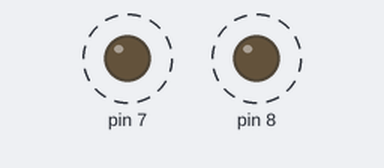
Recording of a sketch running on a simulated Arduino Uno, built with avr-gcc and run on an emulated ATmega328P. On the bench: output pins drawn as LEDs (lit = HIGH). Dashed ring = blinking.

Above: at 0.2 s.
Timing chart, 0 to 4.6 s (numbered marks = the images above):
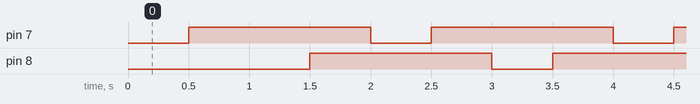

The sketch:

twoLEDs.ino
```cpp
/*

Challenge #1: Make the light blink as fast as you can -- make
sure that you can still see it!

Challenge #2: Make two lights blink

Challenge #3: Make two lights blink - but while one light is blinking
make sure the other light is off.

Challenge #4: Turn on the lights back and forth.

Challenge #5: Blink both lights synchronously
*/


void setup() {
  pinMode(7,OUTPUT);
  pinMode(8,OUTPUT);

}

void loop() {
  digitalWrite(7,LOW);
  delay(500);
  digitalWrite(7,HIGH);
  delay(500);

  digitalWrite(8,LOW);
  delay(500);
  digitalWrite(8,HIGH);
  delay(500);


}
```

Measured:
- by itself, pin 7, pin 8: alternates HIGH for 1.5 s and LOW for 0.50 s
- by itself, everything shown: repeats every 16.0 s, in 32 steps
